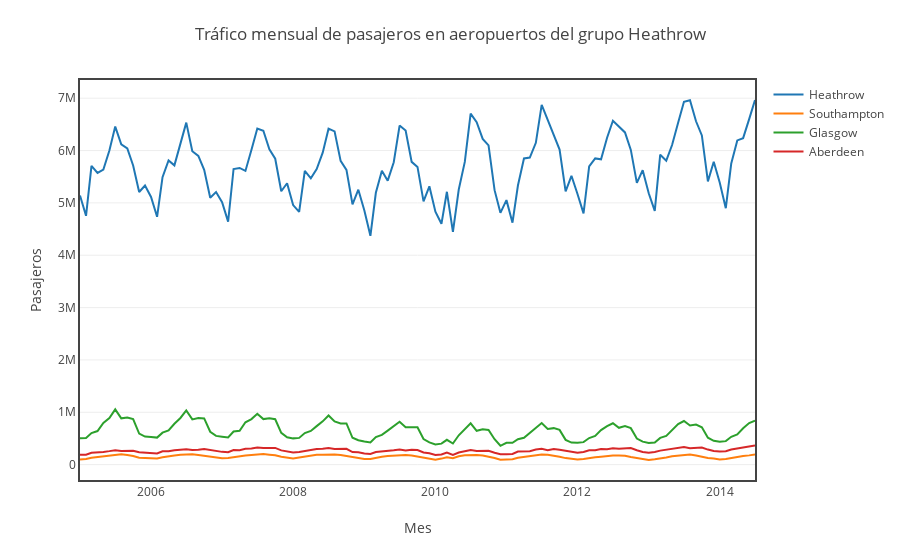

The notebook cell saved with this chart:
### Markdown cell above
#### Figure

Una vez ya tenemos los datos y el *layout* podemos pasar a componer la figura y subirla al servidor.

### Code cell
p_fig = Figure(data=p_data, layout=p_layout)
p_plot = iplot(p_fig)
